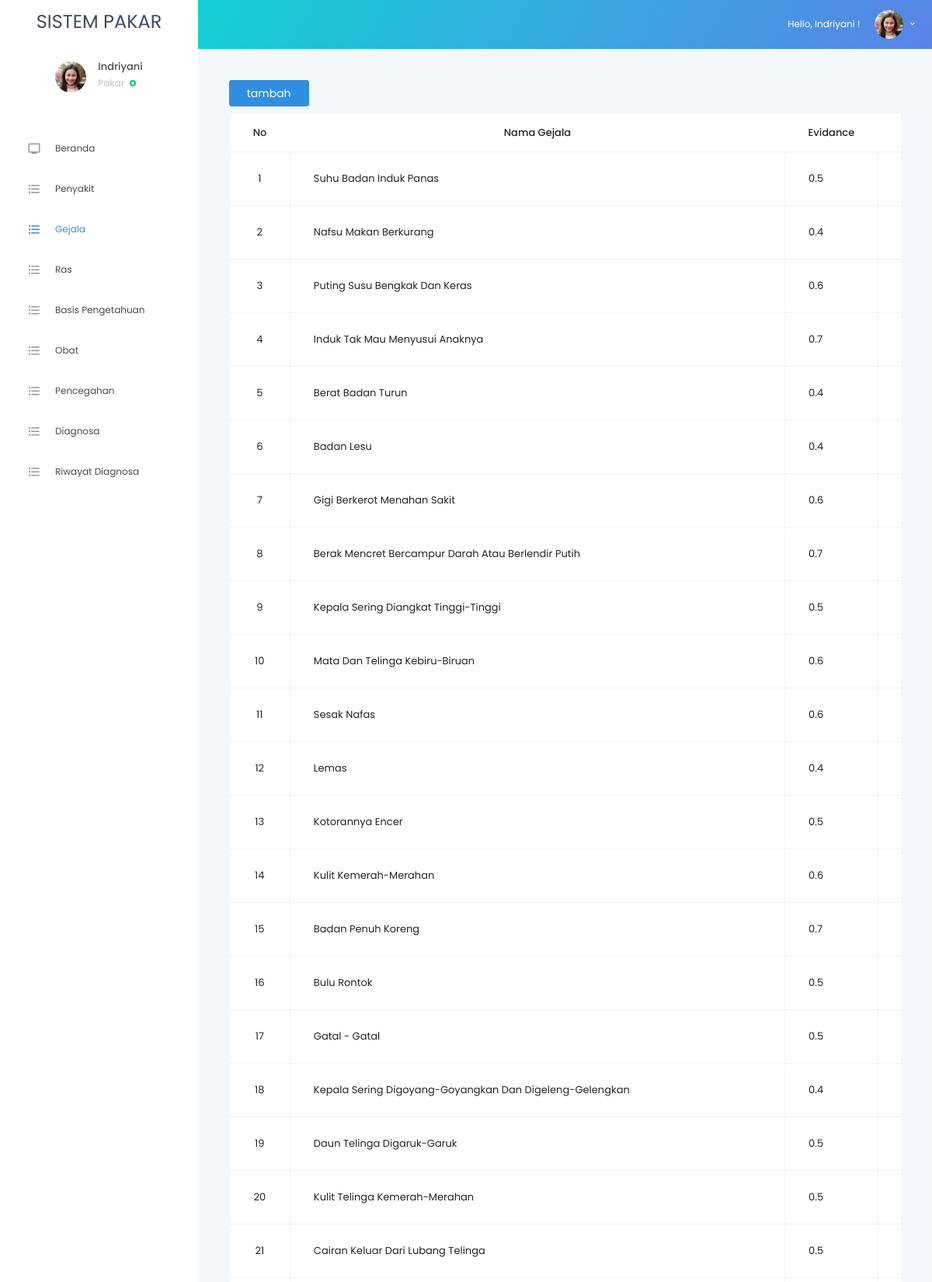
The page /pakar/daftargejala (signed in, upper part) on the database its author committed.
### tables this page shows
CREATE TABLE `gejala` (
  `id_gejala` int(11) NOT NULL,
  `nama_gejala` varchar(100) NOT NULL,
  `pertanyaan` varchar(255) NOT NULL,
  `evidence` float NOT NULL
);

### app/Controllers/PakarController.php (called while the page is built, shortened)
<?php
class PakarController extends Controller
{
	function __construct()
	{
		$data['admin']		= model('admin')->listadminsetpakarid();
	}
	public function daftargejala($value='')
	{
		$data['data']	= $this->model('gejala')->listgejala();
		$this->adminpage('pakar/daftar_gejala',$data);
	}
}

### app/Core/Route.php (called while the page is built, shortened)
<?php
class Route
{
	protected $method 		= 'index';
	protected $params 		= [];
	function __construct()
	{
		$url 	= $this->parseURL();
		unset($url[0]);
		$this->controller 	= new $this->controller;
		if ( isset($url[1]) ) {
			if ( method_exists($this->controller, $url[1]) ) {
				$this->method = $url[1];
			}
		}
		call_user_func_array([$this->controller, $this->method], $this->params);
	}
	public function parseURL()
	{
		if ( isset($_GET['url']) ) {
			$url 	= rtrim($_GET['url'],'/');
			$url 	= filter_var(trim($url), FILTER_SANITIZE_URL);
			$url 	= explode('/', $url);
			return $url;
		}
	}
}

### public/index.php (called while the page is built, shortened)
<?php
require_once '../app/init.php';
$route = new Route();

### app/Config/Url.php (called while the page is built)
<?php
$Url['BASE_URL'] = rtrim($_SERVER['PHP_SELF'],'index.php');

### app/Core/Autoload.php (called while the page is built, shortened)
<?php
$controller_auto 	= new Controller();
function model($model=null) {
	global $controller_auto;
	return $controller_auto->model($model);
}
function base_url($link= null) {
	global $Url;
	return $Url['BASE_URL'] . $link;
}

### app/Core/Database.php (called while the page is built, shortened)
<?php
class Database
{
	private $serv 	= DB_SERV;
	private $host 	= DB_HOST;
	private $user 	= DB_USER;
	private $pass 	= DB_PASS;
	private $db_name= DB_NAME;
	private static $_instance = null;
	private $dbh;
	private $stmt;
	protected $where 	= null;
	private $table	= null;
	private $part 	= null;
	function __construct()
	{
		$dsn = $this->serv .'::host=' . $this->host . ';dbname=' . $this->db_name;
		$option = [
			PDO::ATTR_PERSISTENT => true,
			PDO::ATTR_ERRMODE => PDO::ERRMODE_EXCEPTION
		];
		try {
			$this->dbh = new PDO($dsn, $this->user, $this->pass, $option);
		} catch (PDOException $e) {
			die($e->getMessage());
		}
	}
	public static function getInstance(){
		if (!isset(self::$_instance)) {
			self::$_instance = new Database();
		}
		return self::$_instance;
	}
	public function query($query, $set=null)
	{
		$this->stmt = $this->dbh->query($query);
		return $this->resultset($set);
	}
	public function resultset($set=null)
	{
		switch ($set) {
			case 'id':
				return $this->stmt->fetch(PDO::FETCH_OBJ);
				break;
			default:
				return $this->stmt->fetchAll(PDO::FETCH_BOTH);
				break;
		}
	}
	public function table($table1, $table2=null)
	{
		if (is_null($table2)) {
			$this->table 	= $table1;
		} else {
			$this->table 	= $table1 . '-' . $table2;
		}
		$this->where 		= null;
		$this->opsi 		= null;
		$this->part 		= null;
	}
	public function Where($where)
	{
		$this->where = " WHERE " . $where;
	}
	public function show($sql, $set)
	{
		$this->getResult($sql);
		if($this->stmt->rowCount()>0)
			return $this->resultset($set);
		else
			return FALSE;
	}
	public function getTable()
	{
		if (!is_null($this->table)) {
			return $this->table;
		} else {
			$this->warning('Tabel belum di definisikan! ', '$this->table');
		}
	}
	public function getPart()
	{
		if (is_null($this->part)){
			$part = '*';
			return $part;
		}else
			return $this->part;
	}
	public function getWhere()
	{
		if (!is_null($this->where))
			return $this->where;
	}
	public function getResult($sqlselect)
	{
		$sql = $sqlselect;
		$sql .= $this->getWhere();
		$sql .= $this->getOpsi();
		$this->stmt 	= $this->dbh->prepare($sql);
		$this->stmt->execute();
	}
	public function getdesc($tabel)
	{
		return $this->query("desc $tabel");
	}
	public function getPri($tabel)
	{
		$desc 		= $this->getdesc($tabel);
		return $desc[0]['Field'];
	}
	public function fetch($set=null)
	{
		$sql = "SELECT " . $this->getPart() . " FROM " . $this->getTable();
		return $this->show($sql, $set);
	}
	public function fetchId($id)
	{
		$field 	= $this->getPri($this->getTable());
		$sql = "SELECT " . $this->getPart() . " FROM " . $this->getTable();
		return $this->show($sql, 'id');
	}
}

### app/Models/Admin_Model.php (called while the page is built, shortened)
<?php
class Admin extends ModelClass
{
	public function listadminsetpakarid()
	{
		$id_admin 		= $_SESSION['pakar'];
		$this->_db->table('admin');
		return $this->_db->fetchid($id_admin);
	}
}

### app/init.php (called while the page is built, shortened)
<?php
spl_autoload_register(function( $class ){
	$class = explode('\\', $class);
	$class = end($class);
});
require_once 'Core/Autoload.php';

### app/Core/ModelClass.php (called while the page is built, shortened)
<?php
class ModelClass
{
	public function __construct()
	{
		$this->_db 	= Database::getInstance();
	}
}

### app/Models/Gejala_Model.php (called while the page is built, shortened)
<?php
class Gejala extends ModelClass
{
	public function listgejala($value='')
	{
		$this->_db->table('gejala');
		return $this->_db->fetch();
	}
}

### app/Views/pakar/daftar_gejala.php (the view, shortened to what this page needs)
	<div class="container my-3">
  <div class="row">
    <div class="col-md-12">
       <header class="mb-2">
        <a href="#" class="btn btn-primary" data-target="#tambah" data-toggle="modal">tambah</a>
      </header>
      <div class="table-responsive">
        <table class="table table-hover bg-white table-bordered" id="data-table">
          <thead class="text-center">
            <tr>
              <th width="25">No</th>
              <th>Nama Gejala</th>
              <th>Evidance</th>
              <th width="140"></th>
            </tr>
          </thead>
          <tbody class="text-capitalize">
            <?php
            $no = 1;
            if ($data['data'] != null) {
              foreach ($data['data'] as $row) { ?>
              <tr>
                <td class="text-center"><?php echo $no++; ?></td>
                <td><?php echo $row[1] ?></td>
                <td><?php echo $row[3]; ?></td>
                <td>
                </td>
              </tr>
               <?php
              }
            } else { ?>
               <tr>
                 <td colspan="4" class="text-center">Belum Ada Data</td>
               </tr>
            <?php } ?>
          </tbody>
        </table>
      </div>
    </div>
  </div>
</div>

### app/Views/Administrator/header_star.php (shortened to what this page needs)
<!DOCTYPE html>
<html lang="en">
<head>
  <link rel="stylesheet" href=<?= base_url('theme/staradmin/vendors/iconfonts/mdi/css/materialdesignicons.min.css')?>>
  <link rel="stylesheet" href=<?= base_url('theme/staradmin/vendors/css/vendor.bundle.base.css')?>>
  <link rel="stylesheet" href=<?= base_url('theme/staradmin/vendors/css/vendor.bundle.addons.css')?>>
  <link rel="stylesheet" href=<?= base_url('theme/staradmin/vendors/iconfonts/font-awesome/css/font-awesome.css')?>>
  <link rel="stylesheet" href=<?= base_url('theme/staradmin/css/style.css')?>>
</head>
<body>
  <div class="container-scroller">
    <nav class="navbar default-layout col-lg-12 col-12 p-0 fixed-top d-flex flex-row">
      <div class="text-center navbar-brand-wrapper d-flex align-items-top justify-content-center">
        <a class="navbar-brand brand-logo text-dark" href="index.html">
          SISTEM PAKAR
        </a>
      </div>
      <div class="navbar-menu-wrapper d-flex align-items-center">
        <ul class="navbar-nav navbar-nav-right">
          <li class="nav-item dropdown d-none d-xl-inline-block">
            <a class="nav-link dropdown-toggle" id="UserDropdown" href="#" data-toggle="dropdown" aria-expanded="false">
              <?php if ($data['akses'] != 'user'): ?>
                <span class="profile-text">Hello, <?php echo ucwords($data['admin']->nama);?> !</span>
                <img class="img-xs rounded-circle" src=<?= base_url('assets/img/'.$data['admin']->poto)?> alt="Profile image">
              <?php endif ?>
            </a>
          </li>
        </ul>
      </div>
    </nav>
    <div class="container-fluid page-body-wrapper">
      <nav class="sidebar sidebar-offcanvas" id="sidebar">
        <ul class="nav">
          <li class="nav-item nav-profile">
            <div class="nav-link">
              <?php if ($data['akses'] != 'user'): ?>
                <div class="user-wrapper">
                  <div class="profile-image">
                    <img src=<?= base_url('assets/img/'.$data['admin']->poto)?> alt="profile image">
                  </div>
                  <div class="text-wrapper">
                    <p class="profile-name"><?php echo ucwords($data['admin']->nama);?></p>
                    <div>
                      <small class="designation text-muted"><?php echo ucwords($data['admin']->level);?></small>
                      <span class="status-indicator online"></span>
                    </div>
                  </div>
                </div>
              <?php endif ?>
            </div>
          </li>
          <?php if ($data['akses'] == 'pakar'): ?>
          <li class="nav-item">
            <a class="nav-link" href=<?= base_url('pakar')?>>
              <i class="menu-icon mdi mdi-television"></i>
              <span class="menu-title">Beranda</span>
            </a>
          </li>
          <li class="nav-item">
            <a class="nav-link" href=<?= base_url('pakar/daftarpenyakit')?>>
              <i class="menu-icon mdi mdi-format-list-bulleted"></i>
              <span class="menu-title">Penyakit</span>
            </a>
          </li>
          <li class="nav-item">
            <a class="nav-link" href=<?= base_url('pakar/daftargejala')?>>
              <i class="menu-icon mdi mdi-format-list-bulleted"></i>
              <span class="menu-title">Gejala</span>
            </a>
          </li>
          <li class="nav-item">
            <a class="nav-link" href=<?= base_url('pakar/daftarras')?>>
              <i class="menu-icon mdi mdi-format-list-bulleted"></i>
              <span class="menu-title">Ras</span>
            </a>
          </li>
          <li class="nav-item">
            <a class="nav-link" href=<?= base_url('pakar/daftarpengetahuan')?>>
              <i class="menu-icon mdi mdi-format-list-bulleted"></i>
              <span class="menu-title">Basis Pengetahuan</span>
            </a>
          </li>
          <li class="nav-item">
            <a class="nav-link" href=<?= base_url('pakar/daftarobat')?>>
              <i class="menu-icon mdi mdi-format-list-bulleted"></i>
              <span class="menu-title">Obat</span>
            </a>
          </li>
          <li class="nav-item">
            <a class="nav-link" href=<?= base_url('pakar/daftarpencegahan')?>>
              <i class="menu-icon mdi mdi-format-list-bulleted"></i>
              <span class="menu-title">Pencegahan</span>
            </a>
          </li>
          <li class="nav-item">
            <a class="nav-link" href=<?= base_url('pakar/tambahdiagnosa')?>>
              <i class="menu-icon mdi mdi-format-list-bulleted"></i>
              <span class="menu-title">Diagnosa</span>
            </a>
          </li>
          <li class="nav-item">
            <a class="nav-link" href=<?= base_url('pakar/daftardiagnosa')?>>
              <i class="menu-icon mdi mdi-format-list-bulleted"></i>
              <span class="menu-title">Riwayat Diagnosa</span>
            </a>
          </li>
          <?php endif ?>
        </ul>
      </nav>
      <div class="main-panel">
        <div class="content-wrapper">

### rows shown on the page
gejala: nama_gejala "Suhu Badan Induk Panas", evidence "0.5"
gejala: nama_gejala "Nafsu Makan Berkurang", evidence "0.4"
gejala: nama_gejala "Puting Susu Bengkak Dan Keras", evidence "0.6"
gejala: nama_gejala "Induk Tak Mau Menyusui Anaknya", evidence "0.7"
gejala: nama_gejala "Berat Badan Turun", evidence "0.4"
gejala: nama_gejala "Badan Lesu", evidence "0.4"
gejala: nama_gejala "Gigi Berkerot Menahan Sakit", evidence "0.6"
gejala: nama_gejala "Berak Mencret Bercampur Darah Atau Berlendir Putih", evidence "0.7"
gejala: nama_gejala "Kepala Sering Diangkat Tinggi-Tinggi", evidence "0.5"
gejala: nama_gejala "Mata Dan Telinga Kebiru-Biruan", evidence "0.6"
gejala: nama_gejala "Sesak Nafas", evidence "0.6"
gejala: nama_gejala "Lemas", evidence "0.4"
gejala: nama_gejala "Kotorannya Encer", evidence "0.5"
gejala: nama_gejala "Kulit Kemerah-Merahan", evidence "0.6"
gejala: nama_gejala "Badan Penuh Koreng", evidence "0.7"
gejala: nama_gejala "Bulu Rontok", evidence "0.5"
gejala: nama_gejala "Gatal - Gatal", evidence "0.5"
gejala: nama_gejala "Kepala Sering Digoyang-Goyangkan Dan Digeleng-Gelengkan", evidence "0.4"
gejala: nama_gejala "Daun Telinga Digaruk-Garuk", evidence "0.5"
gejala: nama_gejala "Kulit Telinga Kemerah-Merahan", evidence "0.5"
gejala: nama_gejala "Cairan Keluar Dari Lubang Telinga", evidence "0.5"

### other values the page prints
$data['admin']->nama "Indriyani"
$data['admin']->level "Pakar"
